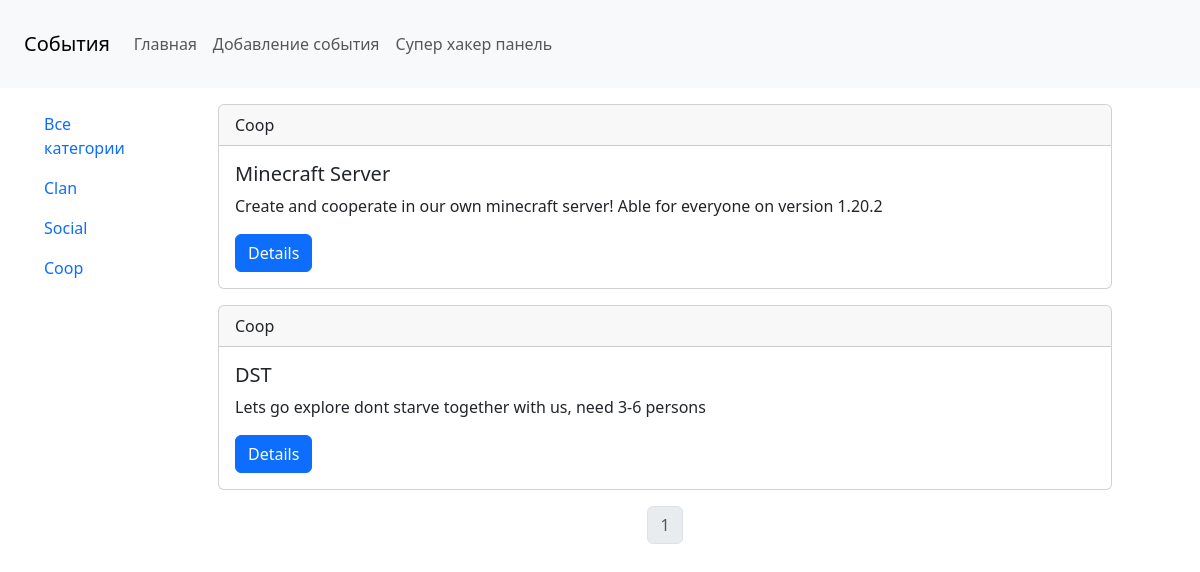
Screenshot of /category/3/ with the database file from the repository.
### index/models.py (models this page shows, shortened)
class Category(models.Model):
    name = models.CharField(max_length=100, db_index=True, verbose_name='Категория')
    slug = models.SlugField(max_length=255, unique=True, db_index=True, verbose_name='URL')
    def __str__(self):
        return self.name
    def get_absolute_url(self):
        return reverse('category', kwargs={'cat_slug': self.pk})
    class Meta:
        verbose_name = 'Категория'
        verbose_name_plural = 'Категории'
        ordering = ['id']

class Event(models.Model):
    title = models.CharField(max_length=255, verbose_name='Заголовок')
    slug = models.SlugField(max_length=255, unique=True, db_index=True, verbose_name='URL')
    content = models.TextField(blank=True, verbose_name='Описание')
    time_create = models.DateTimeField(auto_now_add=True, verbose_name='Время создания')
    time_update = models.DateTimeField(auto_now=True, verbose_name='Время изменения')
    category = models.ForeignKey('Category', on_delete=models.PROTECT, null=True, verbose_name='Категория')
    def get_absolute_url(self):
        return reverse('event', kwargs={'event_slug': self.slug})
    class Meta:
        verbose_name = 'Событие'
        verbose_name_plural = 'События'
        ordering = ['-time_create', 'title']

### index/views.py (the view)
# urls.py: path('category/<slug:cat_slug>/', CategoryView.as_view(), name='category'),
class CategoryView(DataMixin, ListView):
    model = Event
    template_name = 'index/index.html'
    context_object_name = 'events'
    def get_context_data(self, *, object_list=None, **kwargs):
        context = super().get_context_data(**kwargs)
        c_def = self.get_user_context(title=str(context['events'][0].category),
                                      cat_selected=context['events'][0].category.pk)
        return dict(list(context.items()) + list(c_def.items()))
    def get_queryset(self):
        cat = Category.objects.filter(slug=self.kwargs['cat_slug']).first()
        events = Event.objects.filter(category=cat)
        return events

### index/templatetags/index_tags.py (called while the page is built)
@register.inclusion_tag('index/list_categories.html')
def show_categories(sort=None, cat_selected=0):
    if not sort:
        cats = Category.objects.all()
    else:
        cats = Category.objects.order_by(sort)
    return {'cats': cats, 'cat_selected': cat_selected}

@register.inclusion_tag('index/header.html')
def show_header():
    menu = [
        {'title': 'Главная', 'url_name': 'home'},
        {'title': 'Добавление события', 'url_name': 'addevent'},
        {'title': 'Супер хакер панель', 'url_name': 'blocked'},
    ]
    return {'menu': menu}

### index/utils.py (called while the page is built)
    def get_user_context(self, **kwargs):
        context = kwargs
        cats = Category.objects.all()
        context['cats'] = cats
        if 'cat_selected' not in context:
            context['cat_selected'] = 0
        return context

### index/templates/index/index.html
{% extends 'index/base.html' %}
{% load static %}
{% block content %}
{% for event in events%}
<div class="card m-3">
  <div class="card-header">
      {{event.category}}
  </div>
  <div class="card-body">
    <h5 class="card-title">{{event.title}}</h5>
    <p class="card-text">{{event.content}}</p>
    <a href="{{ event.get_absolute_url }}" class="btn btn-primary">Details</a>
  </div>
</div>
{% endfor %}
{% endblock %}

### index/templates/index/list_categories.html
{% for cat in cats %}
    {% if cat.pk == cat_selected %}
        <li class="nav-item"><a class="nav-link active" href="{{ cat.get_absolute_url }}">{{ cat.name }}</a></li>
    {% else %}
        <li class="nav-item"><a class="nav-link" href="{{ cat.get_absolute_url }}">{{ cat.name }}</a></li>
    {% endif %}
{% endfor %}

### rows the page displays
Category: name "Clan"
Category: name "Social"
Category: name "Coop"
Event: category "Coop", title "Minecraft Server", content "Create and cooperate in our own minecraft server! Able for everyone on version 1.20.2"
Event: category "Coop", title "DST", content "Lets go explore dont starve together with us, need 3-6 persons"

### other values shown
{{ item.title }} "Главная" "Добавление события" "Супер хакер панель"
{{ p }} "1"
